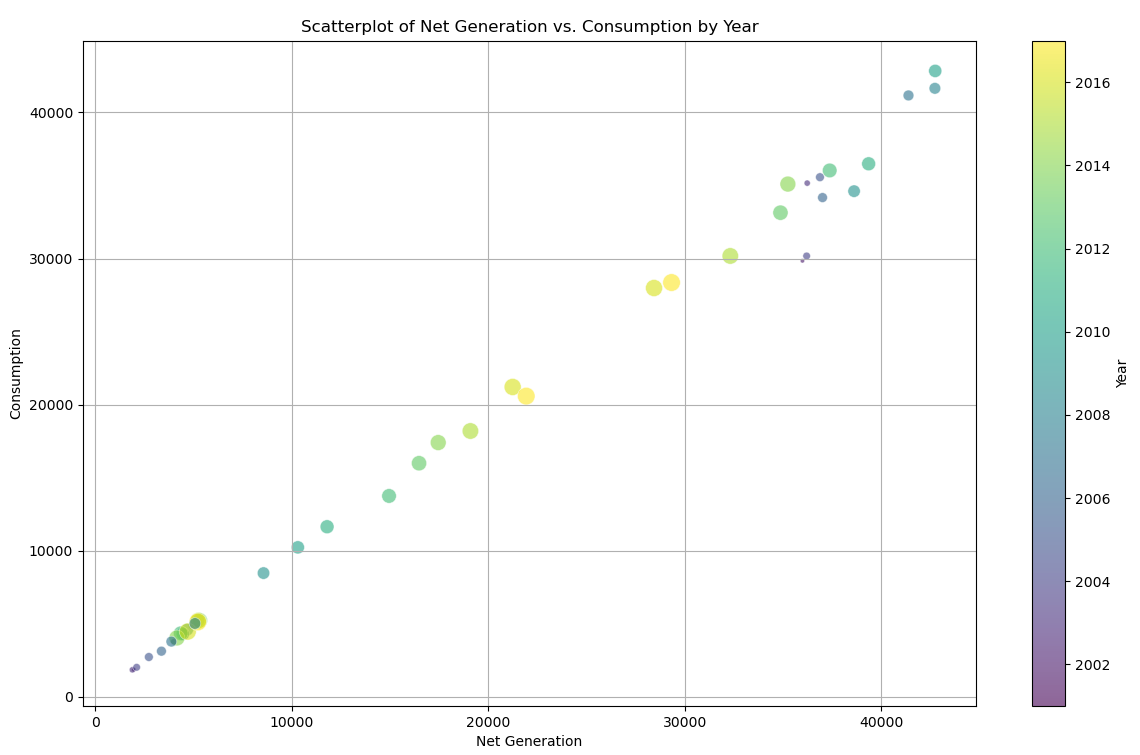

Recreate this plot in Python.
import pandas as pd
import matplotlib.pyplot as plt

# Load the dataset
file_path = 'iowa-electricity-extended.csv'
df = pd.read_csv(file_path)

# Ensure the 'year' column is in datetime format
df['year'] = pd.to_datetime(df['year'])

# Extract the year as an integer for plotting
df['year_numeric'] = df['year'].dt.year

# Generate the scatterplot
plt.figure(figsize=(10, 6))
scatter = plt.scatter(df['net_generation'], df['consumption'], 
                      s=(df['year_numeric'] - df['year_numeric'].min()) * 10,  # Scale the size
                      c=df['year_numeric'], cmap='viridis', alpha=0.6, edgecolors='w', linewidth=0.5)

# Add a colorbar
cbar = plt.colorbar(scatter)
cbar.set_label('Year')

# Set plot labels and title
plt.xlabel('Net Generation')
plt.ylabel('Consumption')
plt.title('Scatterplot of Net Generation vs. Consumption by Year')

# Show the plot
plt.grid(True)
plt.show()
